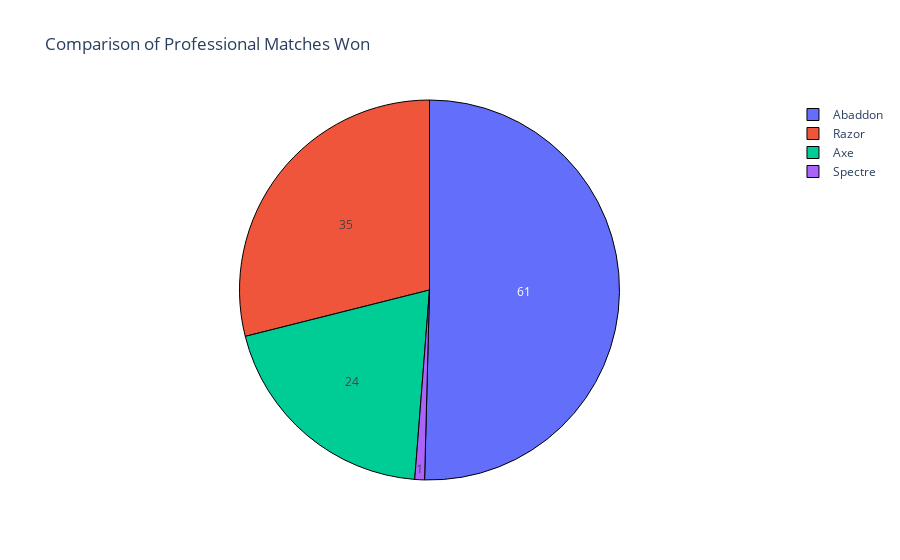

Notebook code for this chart:
### Markdown cell above
Pie Chart using plotly (Comparison of Professional Matches Won using Abaddon, Axe, Razor, and Spectre)

### Code cell
dataframes = [('Abaddon', df1), ('Axe', df2), ('Razor', df3), ('Spectre', df4)]

labels = []
values = []

for name, df in dataframes:
    labels.append(name)
    values.append(df['Professional Matches Won'].sum())

trace = go.Pie(
    labels=labels,
    values=values,
    hoverinfo='label+percent',
    textinfo='value',
    textfont=dict(size=12),
    marker=dict(line=dict(color='#000000', width=1))
)

layout = go.Layout(
    title='Comparison of Professional Matches Won',
)

figure = go.Figure(data=[trace], layout=layout)

figure.show()

### Figure 1 — Plotly figure (JSON) as saved in the notebook; plotly's stock layout.template omitted (floating-point values rounded to 4 significant figures)
{"data": [{"hoverinfo": "label+percent", "labels": ["Abaddon", "Axe", "Razor", "Spectre"], "marker": {"line": {"color": "#000000", "width": 1}}, "textfont": {"size": 12}, "textinfo": "value", "type": "pie", "values": [61, 24, 35, 1]}], "layout": {"autosize": true, "hiddenlabels": [], "title": {"text": "Comparison of Professional Matches Won"}}}
